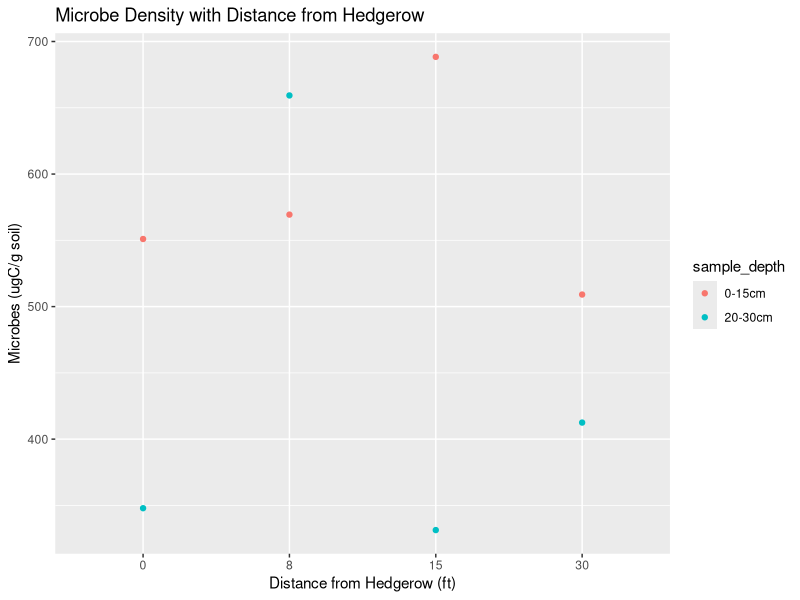
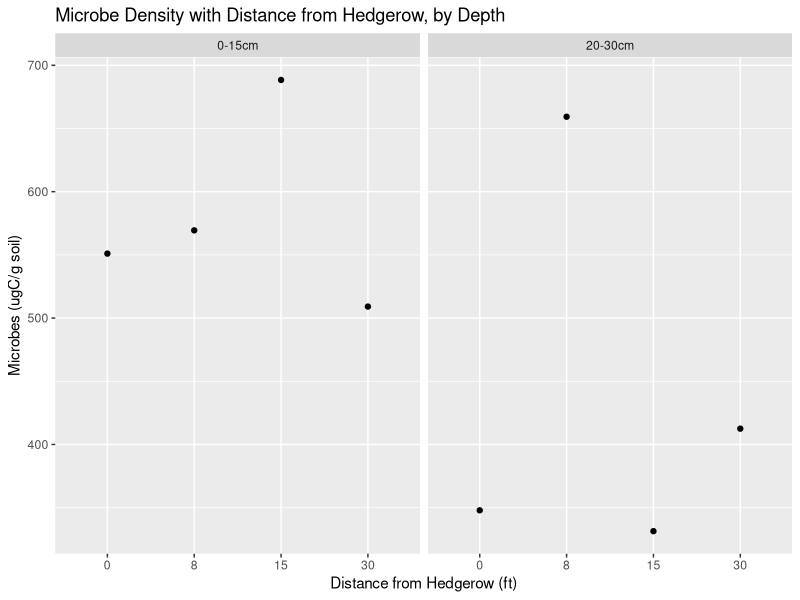
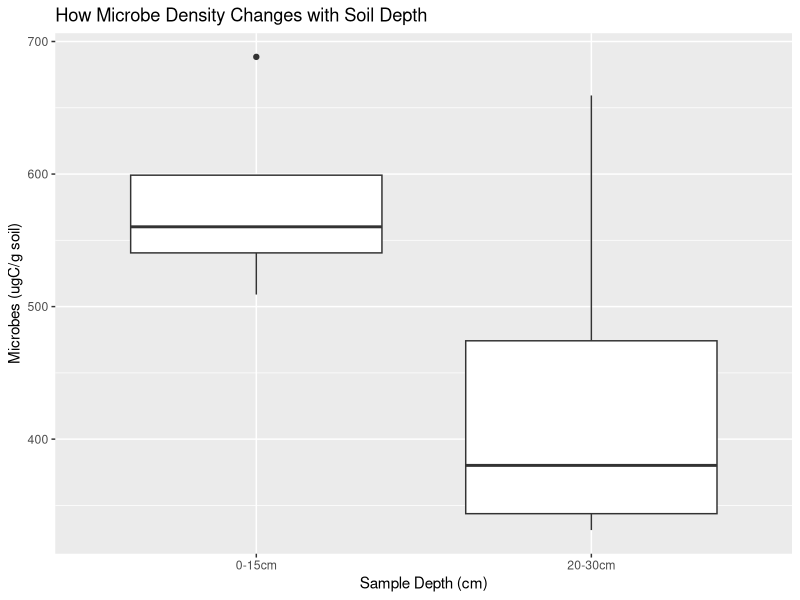
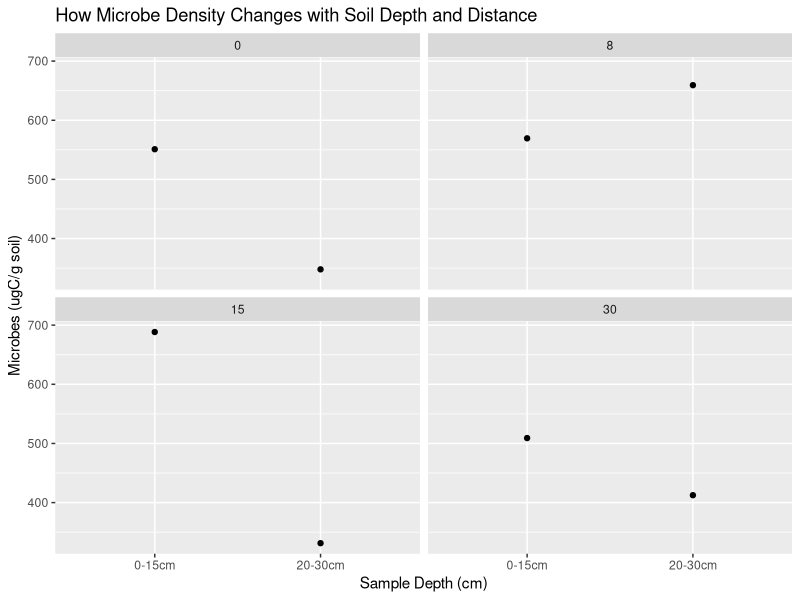
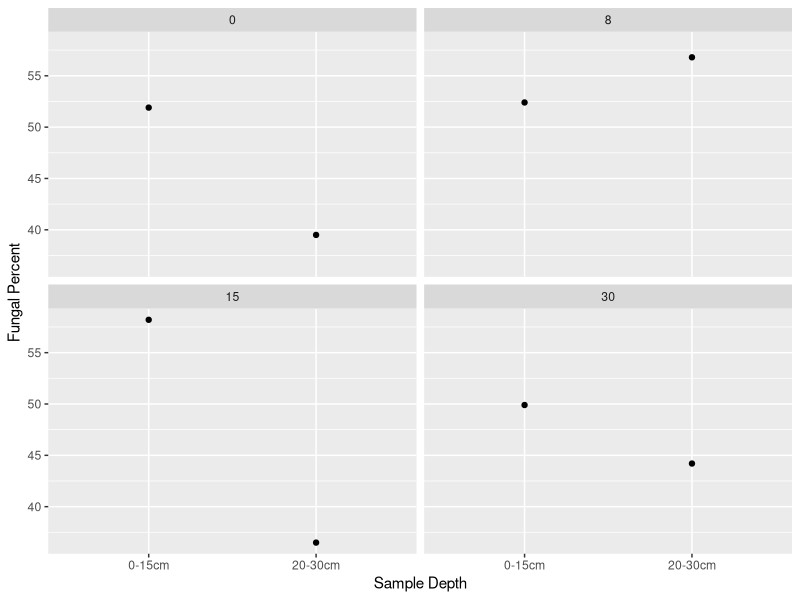

The R source for these figures, in order: (Note: this script raises an error after producing the figures.)
library(tidyverse)
library(readr)
setwd("C:/Users/ahouh/OneDrive/hedgerows")
underhillmicro <- read_csv("Appleton_Underhill_W_microBIOMETER_data(in).csv")
###############################################################################
#analyzing how microbe density changes with distance from hedgerow
ggplot(underhillmicro, aes(x = factor(distance_fom_hedgerow_ft), y = microbes_ugC_per_g))+
  geom_point(aes(color = sample_depth)) +
  labs(
    y = "Microbes (ugC/g soil)", x = "Distance from Hedgerow (ft)",
    title = "Microbe Density with Distance from Hedgerow"
  )
ggplot(underhillmicro, aes(x = factor(distance_fom_hedgerow_ft), y = microbes_ugC_per_g))+
  geom_point() +
  facet_wrap(~sample_depth) +
  labs(
    y = "Microbes (ugC/g soil)", x = "Distance from Hedgerow (ft)",
    title = "Microbe Density with Distance from Hedgerow, by Depth"
  )
##########################################################################
ggplot(underhillmicro, aes(x = factor(sample_depth), y = microbes_ugC_per_g)) +
  geom_boxplot() +
  labs(
    y = "Microbes (ugC/g soil)", x = "Sample Depth (cm)",
    title = "How Microbe Density Changes with Soil Depth"
  )
ggplot(underhillmicro, aes(x = factor(sample_depth), y = microbes_ugC_per_g)) +
  geom_point() +
  facet_wrap(~distance_fom_hedgerow_ft) +
  labs(
    y = "Microbes (ugC/g soil)", x = "Sample Depth (cm)",
    title = "How Microbe Density Changes with Soil Depth and Distance"
  )
##########################################################################
underhillmicro |>
  mutate(
    fungal_ugC_per_g = fungal_percent / 100 * microbes_ugC_per_g ,
    bacterial_ugC_per_g = bacterial_percent / 100 * microbes_ugC_per_g
  ) 
#############################################################################
ggplot(underhillmicro, aes(x = factor(sample_depth), y = fungal_percent)) +
  geom_point() +
  facet_wrap(~distance_fom_hedgerow_ft) +
  labs(
    y = "Fungal Percent", x = "Sample Depth"
  )

ggplot(powmicro, aes(x = factor(sample_depth), y = bacterial_percent)) +
  geom_boxplot()+
  labs(
    y = "Bacterial Percent", x = "Sample Depth"
  )


    